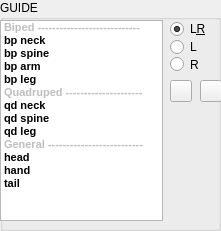
    <widget class="QGroupBox" name="groupBox">
     <property name="geometry">
      <rect>
       <x>0</x>
       <y>10</y>
       <width>221</width>
       <height>231</height>
      </rect>
     </property>
     <property name="title">
      <string>GUIDE</string>
     </property>
     <property name="flat">
      <bool>true</bool>
     </property>
     <widget class="QListWidget" name="component_LW">
      <property name="geometry">
       <rect>
        <x>0</x>
        <y>20</y>
        <width>163</width>
        <height>201</height>
       </rect>
      </property>
      <property name="font">
       <font>
        <family>Segoe UI</family>
        <pointsize>8</pointsize>
        <weight>75</weight>
        <bold>true</bold>
        <kerning>true</kerning>
       </font>
      </property>
      <property name="styleSheet">
       <string notr="true"/>
      </property>
      <property name="frameShape">
       <enum>QFrame::StyledPanel</enum>
      </property>
      <property name="frameShadow">
       <enum>QFrame::Sunken</enum>
      </property>
      <property name="selectionMode">
       <enum>QAbstractItemView::ExtendedSelection</enum>
      </property>
      <property name="flow">
       <enum>QListView::TopToBottom</enum>
      </property>
      <property name="layoutMode">
       <enum>QListView::SinglePass</enum>
      </property>
      <property name="spacing">
       <number>0</number>
      </property>
      <property name="viewMode">
       <enum>QListView::ListMode</enum>
      </property>
      <property name="uniformItemSizes">
       <bool>false</bool>
      </property>
      <property name="selectionRectVisible">
       <bool>false</bool>
      </property>
      <property name="currentRow">
       <number>-1</number>
      </property>
      <item>
       <property name="text">
        <string>Biped ----------------------------</string>
       </property>
       <property name="flags">
        <set>ItemIsDragEnabled|ItemIsUserCheckable</set>
       </property>
      </item>
      <item>
       <property name="text">
        <string>bp neck</string>
       </property>
      </item>
      <item>
       <property name="text">
        <string>bp spine</string>
       </property>
      </item>
      <item>
       <property name="text">
        <string>bp arm</string>
       </property>
      </item>
      <item>
       <property name="text">
        <string>bp leg</string>
       </property>
      </item>
      <item>
       <property name="text">
        <string>Quadruped ---------------------</string>
       </property>
       <property name="flags">
        <set>ItemIsDragEnabled|ItemIsUserCheckable</set>
       </property>
      </item>
      <item>
       <property name="text">
        <string>qd neck</string>
       </property>
      </item>
      <item>
       <property name="text">
        <string>qd spine</string>
       </property>
      </item>
      <item>
       <property name="text">
        <string>qd leg</string>
       </property>
      </item>
      <item>
       <property name="text">
        <string>General --------------------------</string>
       </property>
       <property name="flags">
        <set>ItemIsDragEnabled|ItemIsUserCheckable</set>
       </property>
      </item>
      <item>
       <property name="text">
        <string>head</string>
       </property>
      </item>
      <item>
       <property name="text">
        <string>hand</string>
       </property>
      </item>
      <item>
       <property name="text">
        <string>tail</string>
       </property>
      </item>
     </widget>
     <widget class="QWidget" name="verticalLayoutWidget_3">
      <property name="geometry">
       <rect>
        <x>170</x>
        <y>20</y>
        <width>41</width>
        <height>53</height>
       </rect>
      </property>
      <layout class="QVBoxLayout" name="verticalLayout_3">
       <property name="spacing">
        <number>0</number>
       </property>
       <item>
        <widget class="QRadioButton" name="component_both_RB">
         <property name="minimumSize">
          <size>
           <width>0</width>
           <height>0</height>
          </size>
         </property>
         <property name="maximumSize">
          <size>
           <width>16777215</width>
           <height>9999</height>
          </size>
         </property>
         <property name="toolTip">
          <string>Both side</string>
         </property>
         <property name="text">
          <string>L&amp;R</string>
         </property>
         <property name="checked">
          <bool>true</bool>
         </property>
        </widget>
       </item>
       <item>
        <widget class="QRadioButton" name="component_left_RB">
         <property name="minimumSize">
          <size>
           <width>0</width>
           <height>0</height>
          </size>
         </property>
         <property name="maximumSize">
          <size>
           <width>16777215</width>
           <height>9999</height>
          </size>
         </property>
         <property name="toolTip">
          <string>Left side</string>
         </property>
         <property name="text">
          <string>L</string>
         </property>
        </widget>
       </item>
       <item>
        <widget class="QRadioButton" name="component_right_RB">
         <property name="sizePolicy">
          <sizepolicy hsizetype="Minimum" vsizetype="Fixed">
           <horstretch>0</horstretch>
           <verstretch>0</verstretch>
          </sizepolicy>
         </property>
         <property name="minimumSize">
          <size>
           <width>0</width>
           <height>0</height>
          </size>
         </property>
         <property name="maximumSize">
          <size>
           <width>16777215</width>
           <height>9999</height>
          </size>
         </property>
         <property name="toolTip">
          <string>Right side</string>
         </property>
         <property name="autoFillBackground">
          <bool>false</bool>
         </property>
         <property name="text">
          <string>R</string>
         </property>
        </widget>
       </item>
      </layout>
     </widget>
     <widget class="QPushButton" name="component_load_BN">
      <property name="geometry">
       <rect>
        <x>170</x>
        <y>80</y>
        <width>22</width>
        <height>22</height>
       </rect>
      </property>
      <property name="minimumSize">
       <size>
        <width>22</width>
        <height>22</height>
       </size>
      </property>
      <property name="maximumSize">
       <size>
        <width>22</width>
        <height>22</height>
       </size>
      </property>
      <property name="font">
       <font>
        <family>Segoe UI</family>
        <pointsize>8</pointsize>
        <weight>50</weight>
        <bold>false</bold>
        <kerning>true</kerning>
       </font>
      </property>
      <property name="toolTip">
       <string>Load guide</string>
      </property>
      <property name="layoutDirection">
       <enum>Qt::LeftToRight</enum>
      </property>
      <property name="text">
       <string/>
      </property>
      <property name="flat">
       <bool>false</bool>
      </property>
     </widget>
     <widget class="QPushButton" name="component_explore_BN">
      <property name="geometry">
       <rect>
        <x>200</x>
        <y>80</y>
        <width>22</width>
        <height>22</height>
       </rect>
      </property>
      <property name="minimumSize">
       <size>
        <width>22</width>
        <height>22</height>
       </size>
      </property>
      <property name="maximumSize">
       <size>
        <width>22</width>
        <height>22</height>
       </size>
      </property>
      <property name="font">
       <font>
        <family>Segoe UI</family>
        <pointsize>8</pointsize>
        <weight>50</weight>
        <bold>false</bold>
        <kerning>true</kerning>
       </font>
      </property>
      <property name="toolTip">
       <string>Explore guide files</string>
      </property>
      <property name="text">
       <string/>
      </property>
     </widget>
    </widget>
